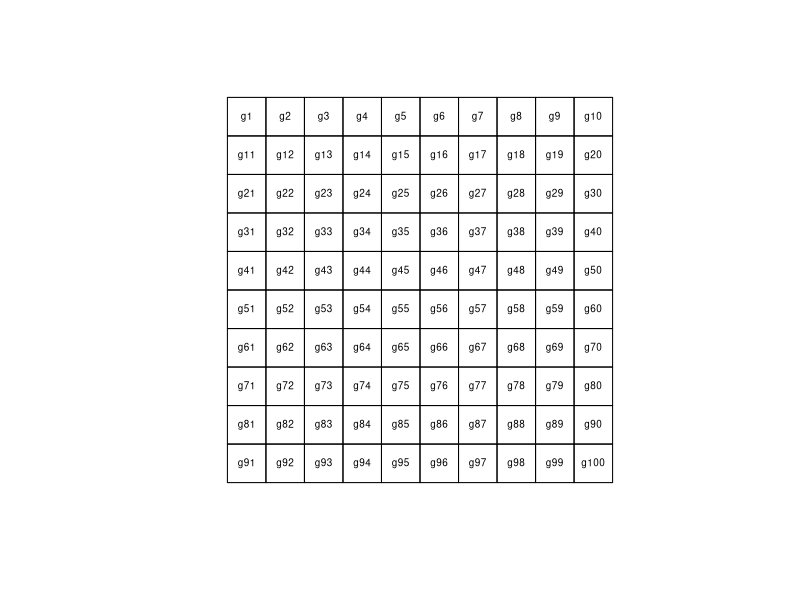

The R source for this figure:
library(sp)


### Name: as.SpatialPolygons.PolygonsList
### Title: Making SpatialPolygons objects
### Aliases: as.SpatialPolygons.PolygonsList
### Keywords: spatial

### ** Examples

grd <- GridTopology(c(1,1), c(1,1), c(10,10))
polys <- as.SpatialPolygons.GridTopology(grd)
plot(polys)
text(coordinates(polys), labels=sapply(slot(polys, "polygons"), function(i) slot(i, "ID")), cex=0.6)
